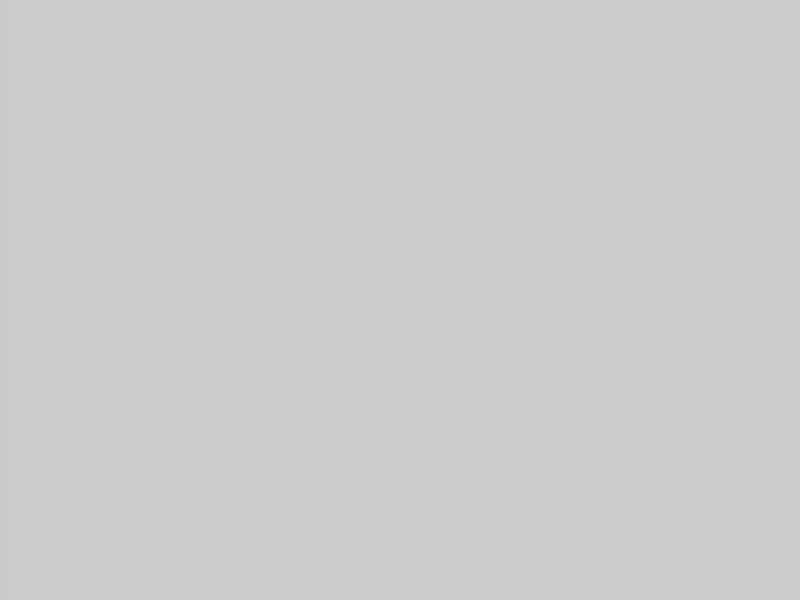
Frame 1 (no input)
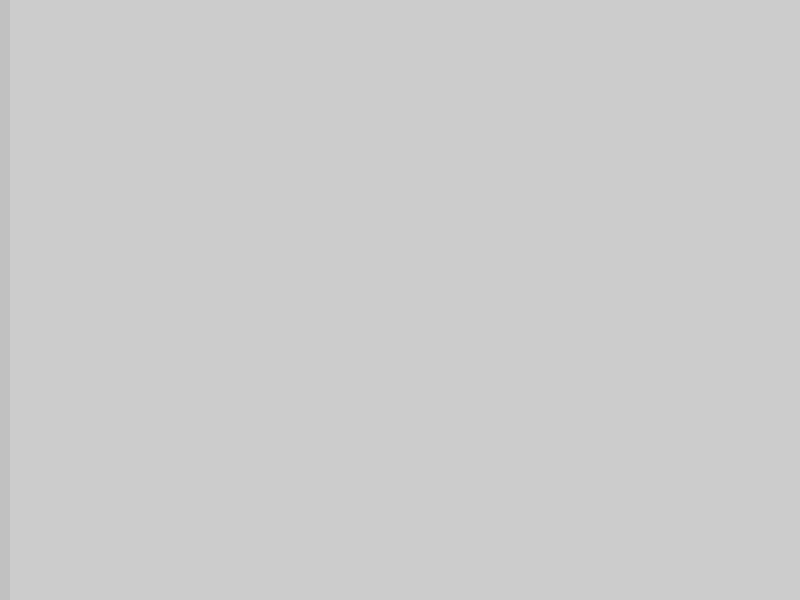
Frame 60 (the mouse pressed at the canvas centre just before this capture)
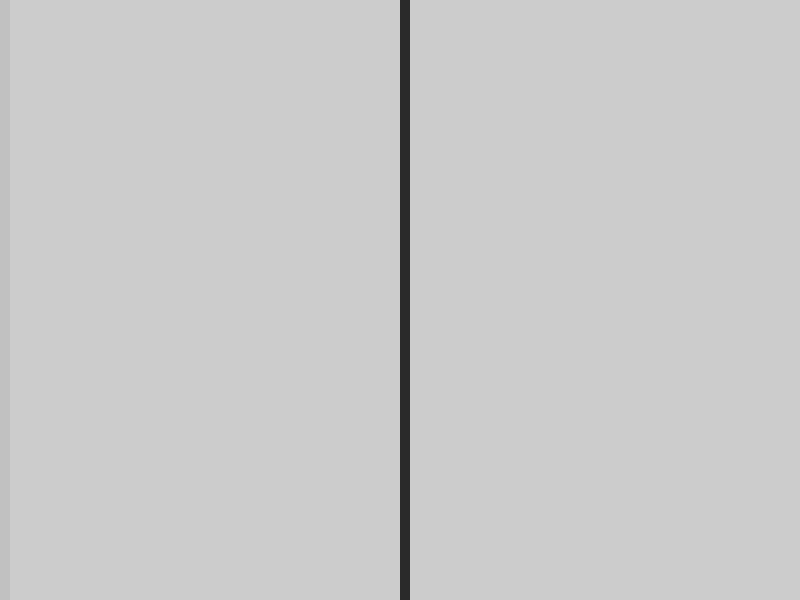
Frame 120 (the mouse held since frame 60 and released just before this capture)

The Processing sketch that drew these frames (run headless with seeded random() and noise(); from frame 60 on, the mouse is pressed at the canvas centre):

// Processing sketch: processing_139710
// ── processing_139710.pde

int x = 0;
int y = 0;
 
void setup(){
  size(800,600);
   
}

void draw(){

  noCursor();
  noStroke();
  if(mousePressed){
    fill(random(0,100),random(0,100));
  }
 /* 
 else if(keyPressed)
  {
    if (key == TAB){
    fill(random(0,100),random(0,100),random(0,255));
    }
  }
  */
  else {
    fill(random(100,255),random(100,255));
  }
  rect(0+mouseX, 0, 10 , 600);
  //x = x + 15;
  
}
